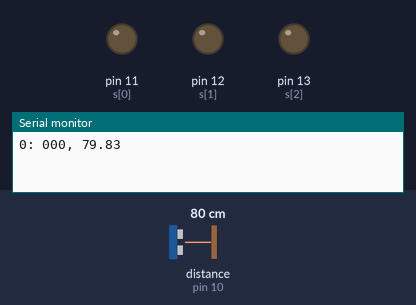
The sketch below on a simulated Arduino Uno, built with avr-gcc and run on an emulated ATmega328P. Shown: output pins drawn as LEDs (lit = HIGH), the last lines printed to the serial monitor. Wiring (inferred from the names in the program): ultrasonic range finder: trigger pin 8; echo pin 10. Inputs (shaded band) come from the test bench; at power-on: distance to the obstacle (sensor on pin 10) 80 cm. The echo pulse lasts 58.3 µs per cm; pins used as bus, display or sensor lines are not drawn.

Above: at 0.05 s.
At 0.29 s:
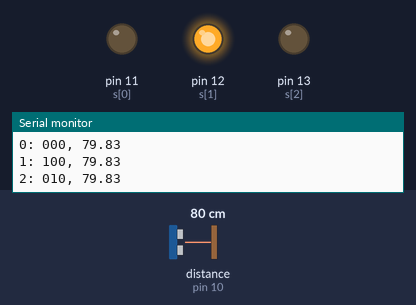
At 0.52 s:
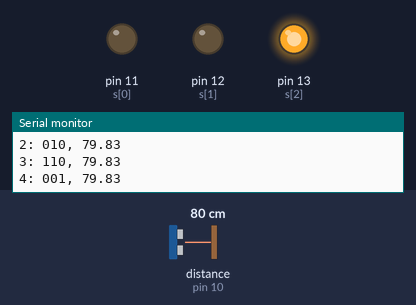
At 1.8 s:
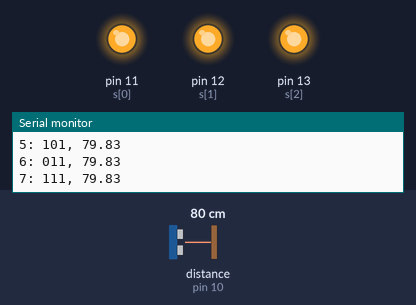
At 3.56 s:
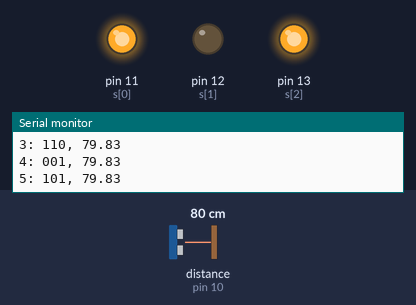
At 6.6 s:
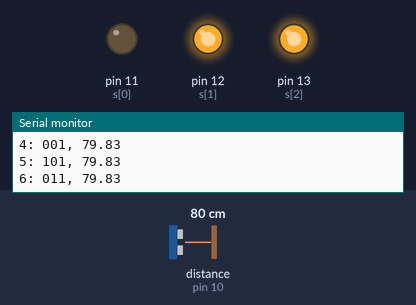
Timing chart, 0 to 6.9 s (numbered marks = the images above):
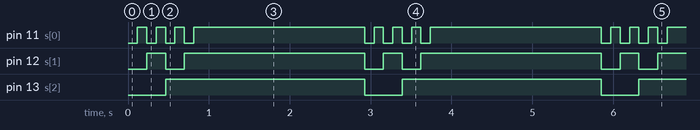

Measured:
- by itself, pin 11 (s[0]): repeats every 2.9 s: 2 × (LOW 0.12 s, HIGH 0.12 s), LOW 0.12 s, HIGH 2.1 s, LOW 0.12 s, HIGH 0.12 s
- by itself, pin 12 (s[1]): repeats every 2.9 s: LOW 0.23 s, HIGH 2.2 s, LOW 0.23 s, HIGH 0.23 s
- by itself, pin 13 (s[2]): alternates HIGH for 2.5 s and LOW for 0.46 s

The sketch:

sensor_mux.ino
```cpp
const int trig = 8;
const int echo = 10;
const int s[3] = {11, 12, 13};

void setup() {
    // put your setup code here, to run once:
    pinMode(trig, OUTPUT);
    pinMode(echo, INPUT);
    pinMode(s[0], OUTPUT);
    pinMode(s[1], OUTPUT);
    pinMode(s[2], OUTPUT);
    Serial.begin(9600);
}

float takereading(int sensor)
{
    for (int i = 0; i < 3; ++i) {
        digitalWrite(s[i], (sensor >> i) & 1);
        Serial.print((sensor >> i) & 1);
        //delay(10);
    }
    Serial.print(", ");
    delay(10);
    digitalWrite(trig, HIGH);
    delayMicroseconds(10);
    digitalWrite(trig, LOW);
    return pulseIn(echo, HIGH, 25000) / 2.0 / 29.1;
}

void loop() {
    int i;
    for (i=0; i<8; i++) {
        Serial.print(i);
        Serial.print(": ");
        Serial.println(takereading(i));
        delay(100);
    }
    delay(2000);
}
```
